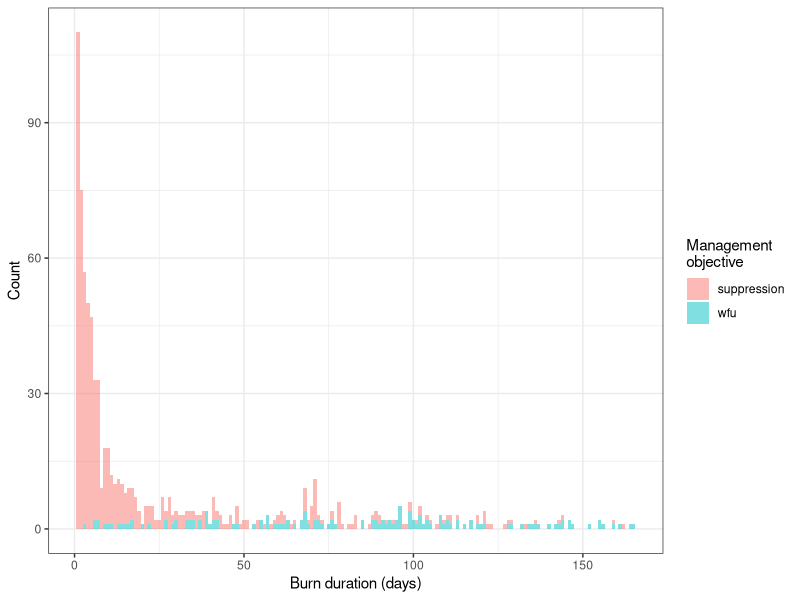
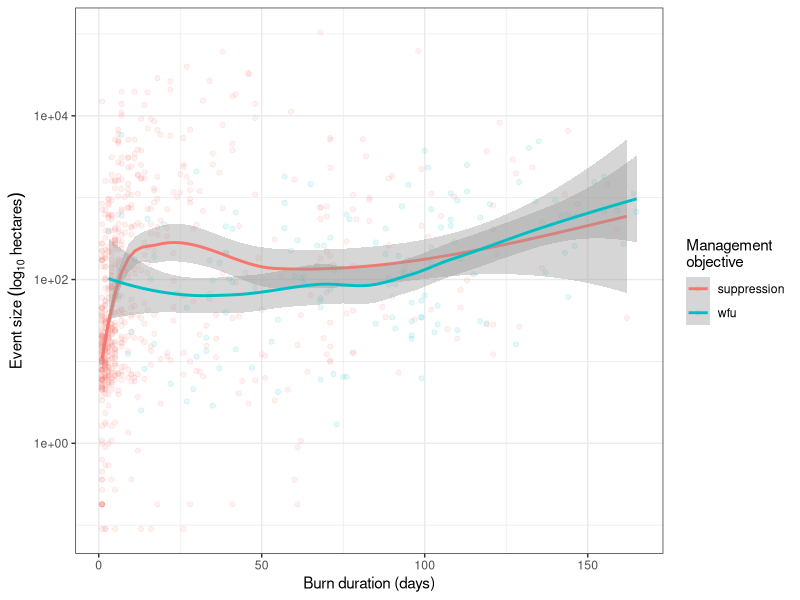
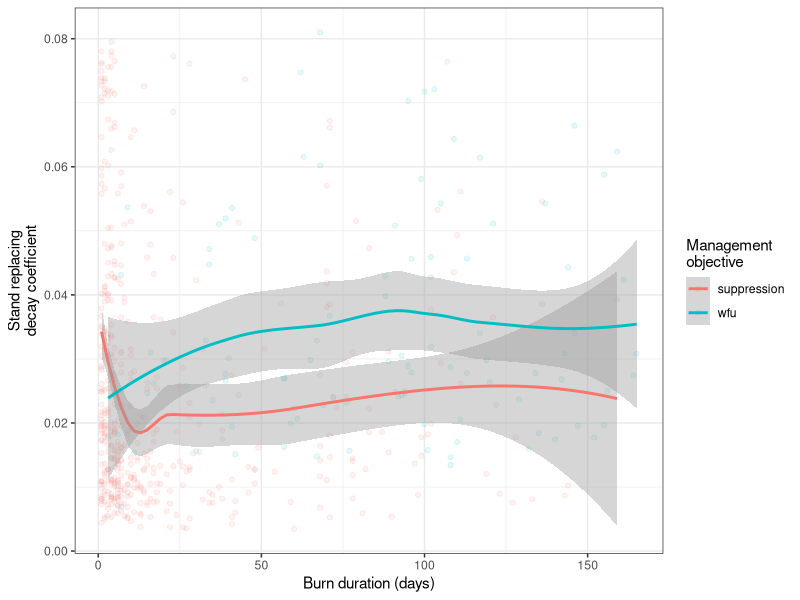
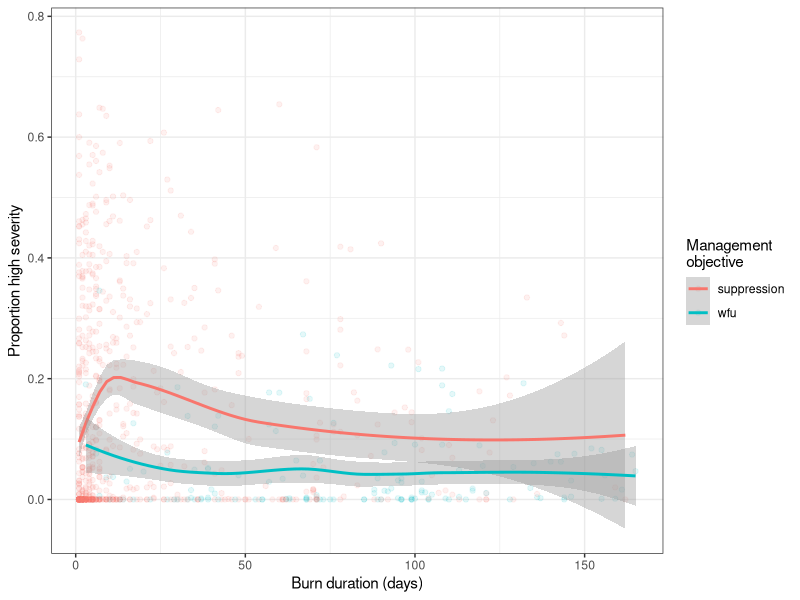
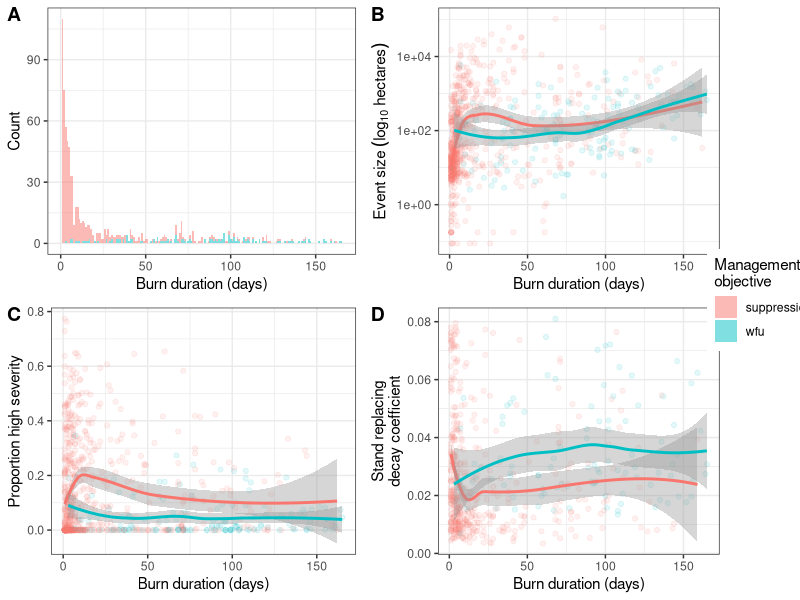

Generate these figures, in order, with R:
# Load libraries
library(tidyverse)
library(sf)
library(lubridate)
library(cowplot)

# Read metadata file
md <- read_csv("data/data_raw/wildfire-severity_sierra-nevada-ca-usa_ypmc_1984-2017_fire-metadata.csv") %>% 
  dplyr::mutate(alarm_date = ymd(paste(alarm_year, alarm_month, alarm_day, sep = "-")),
                cont_date = ymd(paste(cont_year, cont_month, cont_day, sep = "-")),
                burn_duration = as.numeric(cont_date - alarm_date))
fires_by_severity <- read_csv("data/data_output/polygonized-fires-by-severity-classes.csv")

sev_cat_prop <-
  fires_by_severity %>% 
  dplyr::select(fire_id, sev_cat, sev_cat_prop) %>% 
  tidyr::spread(key = sev_cat, value = sev_cat_prop, fill = 0) %>% 
  dplyr::rename(prop_unchanged = `0`,
                prop_low = `1`,
                prop_mod = `2`,
                prop_high = `3`)

fires <- 
  read_csv("data/data_output/polygonized-fires-by-fire.csv") %>% 
  dplyr::left_join(md, by = "fire_id") %>% 
  dplyr::left_join(sev_cat_prop, by = "fire_id") %>% 
  dplyr::filter(!is.na(objective)) %>% 
  dplyr::mutate(objective = ifelse(objective == 1, yes = "suppression", no = "wfu"))

sdc <-
  read_csv("data/data_output/high-severity-fires-with-sdc.csv") %>%
  dplyr::select(fire_id, sdc)

fires_sdc <-
  fires %>% 
  dplyr::left_join(sdc, by = "fire_id") %>% 
  dplyr::filter(burn_duration > 0,
                burn_duration < 365)

duration_distribution <-
  ggplot(fires_sdc, aes(x = burn_duration, fill = objective)) +
  geom_histogram(alpha = 0.5, bins = max(fires_sdc$burn_duration)) +
  theme_bw() +
  labs(x = "Burn duration (days)",
       y = "Count",
       fill = "Management\nobjective")

ggsave(plot = duration_distribution, filename = "figures/burn-duration-density-plot-by-objective.pdf")

event_size_v_duration <-
  ggplot(fires_sdc, aes(x = burn_duration, y = fire_area_m2 / 10000, color = objective)) +
  geom_point(alpha = 0.1) +
  scale_y_log10(labels = function(x) format(x, scientific = TRUE)) +
  geom_smooth() +
  theme_bw() +
  labs(x = "Burn duration (days)",
       y = expression(Event ~ size ~ (log[10] ~ hectares)),
       color = "Management\nobjective")

ggsave(plot = event_size_v_duration, filename = "figures/burn-duration-vs-event-size-by-objective.pdf")

sdc_v_duration <-
  ggplot(fires_sdc, aes(x = burn_duration, y = sdc, color = objective)) +
  geom_point(alpha = 0.1) +
  geom_smooth() +
  theme_bw() +
  labs(x = "Burn duration (days)",
       y = "Stand replacing\ndecay coefficient",
       color = "Management\nobjective")

ggsave(plot = sdc_v_duration, filename = "figures/burn-duration-vs-sdc-by-objective.pdf")

prop_high_v_duration <- 
  ggplot(fires_sdc, aes(x = burn_duration, y = prop_high, color = objective)) +
  geom_point(alpha = 0.1) +
  geom_smooth() +
  theme_bw() +
  labs(x = "Burn duration (days)",
       y = "Proportion high severity",
       color = "Management\nobjective")

ggsave(plot = prop_high_v_duration, filename = "figures/burn-duration-vs-proportion-high-severity-by-objective.pdf")


duration_distribution_no_legend <- duration_distribution + theme(legend.position = "none")
event_size_v_duration_no_legend <- event_size_v_duration + theme(legend.position = "none")
sdc_v_duration_no_legend <- sdc_v_duration + theme(legend.position = "none") 
prop_high_v_duration_no_legend <- prop_high_v_duration + theme(legend.position = "none")

shared_legend <- get_legend(duration_distribution)

# build grid without legends
pgrid <- plot_grid(duration_distribution_no_legend, 
                   event_size_v_duration_no_legend, 
                   prop_high_v_duration_no_legend, 
                   sdc_v_duration_no_legend,
                   ncol = 2,
                   labels = LETTERS[1:4])
# add legend
panel_plot <- plot_grid(pgrid, shared_legend, ncol = 2, rel_widths = c(1, .1))

ggsave(plot = panel_plot, filename = "figures/burn-duration-4-panel.pdf")
